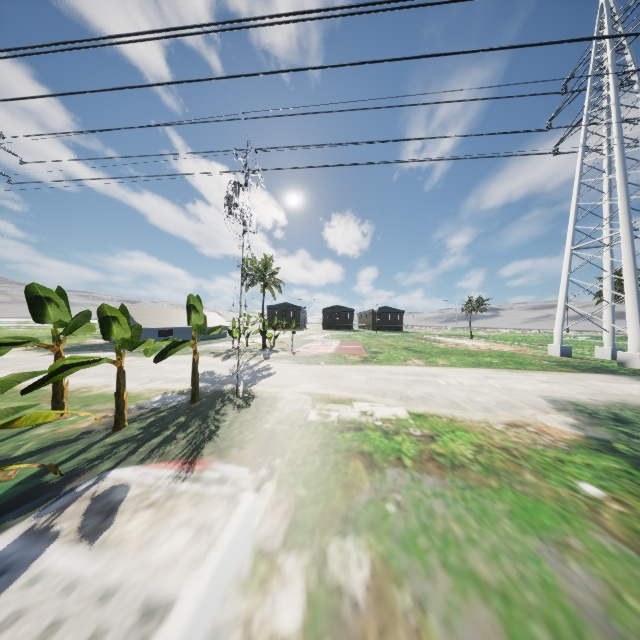
#> input picture cores/depth_estimation/ct_uav_depth_package/models/fast_acv_plus/asset/left.jpg, 640 x 640 px
$ python resize.py
#> lines starting #> are read from the running program, lines starting #| are printed output that depends on the picture
from pathlib import Path
from PIL import Image

#!/usr/bin/env python3

TARGET_W, TARGET_H = 480, 288

def resize_image(src: Path, dst: Path, size=(TARGET_W, TARGET_H)):
#> called with size = (480, 288)
    if not src.exists():
        raise FileNotFoundError(f"Source not found: {src}")
    with Image.open(src) as im:
#> im is the input picture: PIL image 640x640 RGB; mean R, G, B 152.8, 164.8, 162.7
        im = im.convert("RGBA") if im.mode in ("LA", "P") else im.convert("RGB")
        im = im.resize(size, resample=Image.LANCZOS)
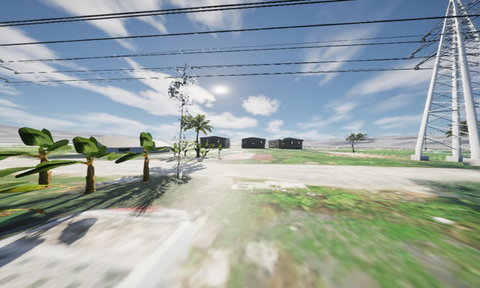
#> im: PIL image 480x288 RGB; mean R, G, B 152.9, 164.8, 162.7
        im.save(dst, format="PNG")

if __name__ == "__main__":
    base = Path(__file__).parent
    resize_image(base / "left.jpg",  base / "left.png")
    resize_image(base / "right.jpg", base / "right.png")
#> call 2 of resize_image, with size = (480, 288)
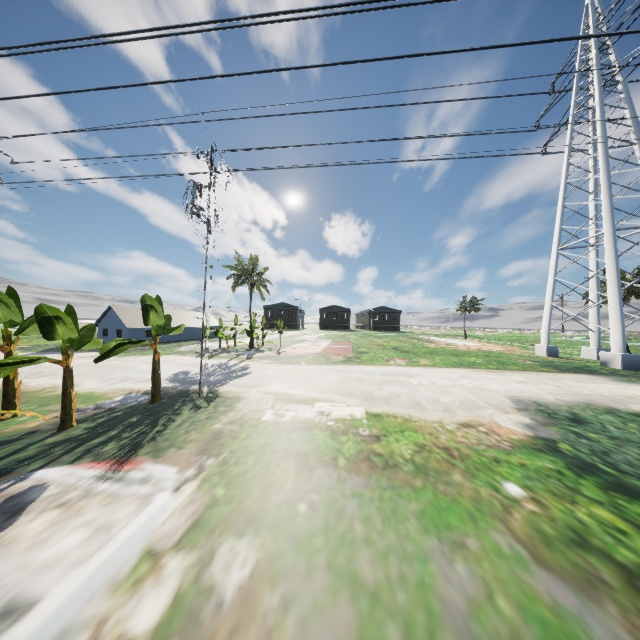
#> input picture cores/depth_estimation/ct_uav_depth_package/models/fast_acv_plus/asset/right.jpg, 640 x 640 px
#> in resize_image, im is the input picture: PIL image 640x640 RGB; mean R, G, B 152.2, 164.3, 161.5
#> in resize_image (call 2), `im = im.resize(size, resample=Image.LANCZOS)`:
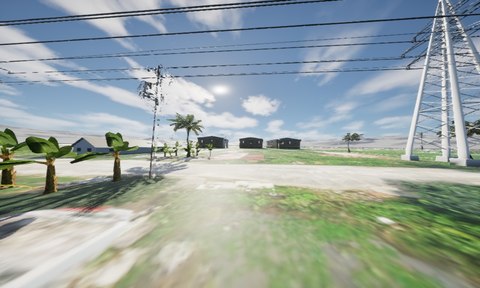
#> im: PIL image 480x288 RGB; mean R, G, B 152.2, 164.3, 161.5
    print("Saved left.png and right.png")
